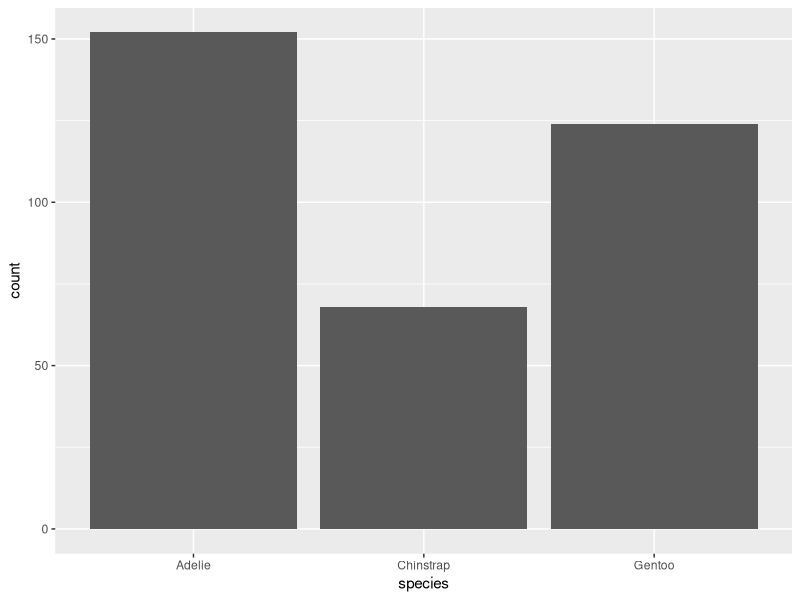
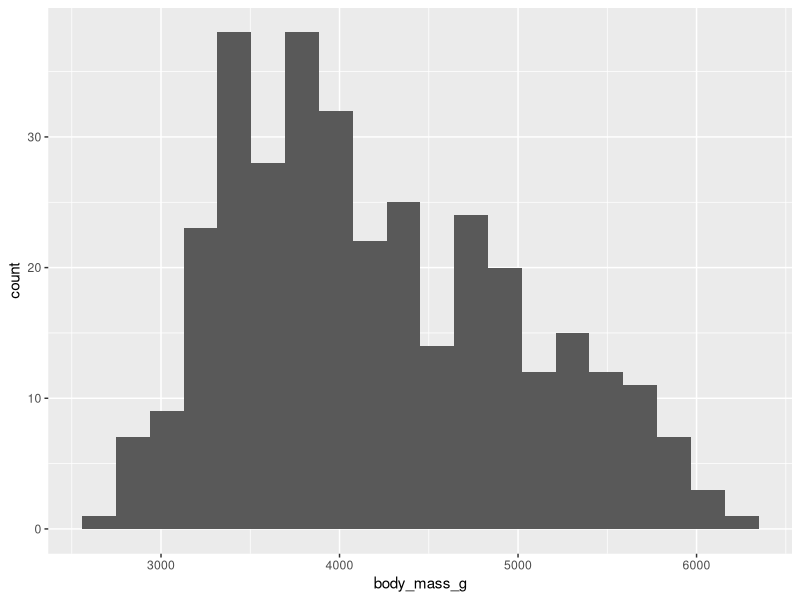

Write R code to recreate these figures, in order.
## ---- chunk 1
library(palmerpenguins)
library(tidyverse)
## ---- chunk 2
penguins %>%
  count(species)
## ---- chunk 3
penguins %>%
  ggplot(aes(x = species)) +
  geom_bar()
## ---- chunk 4
penguins %>%
  summarize(mean_mass = mean(body_mass_g, na.rm=TRUE),
            median_mass = median(body_mass_g, na.rm=TRUE),
            sd_mass = sd(body_mass_g, na.rm=TRUE),
            iqr_mass = IQR(body_mass_g, na.rm=TRUE))
## ---- chunk 5
penguins %>%
  ggplot(aes(x = body_mass_g)) +
  geom_histogram(bins = 20)
